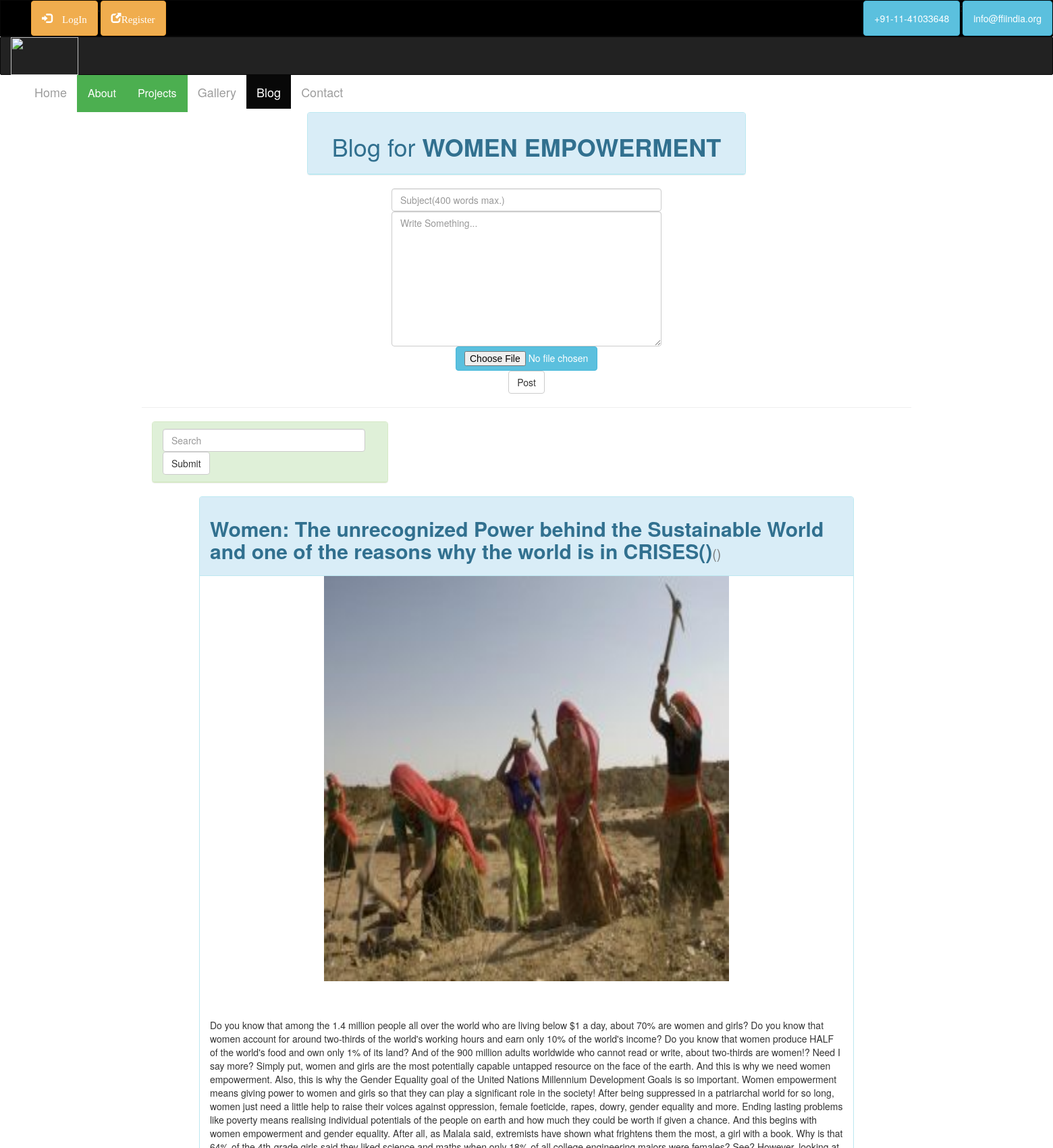
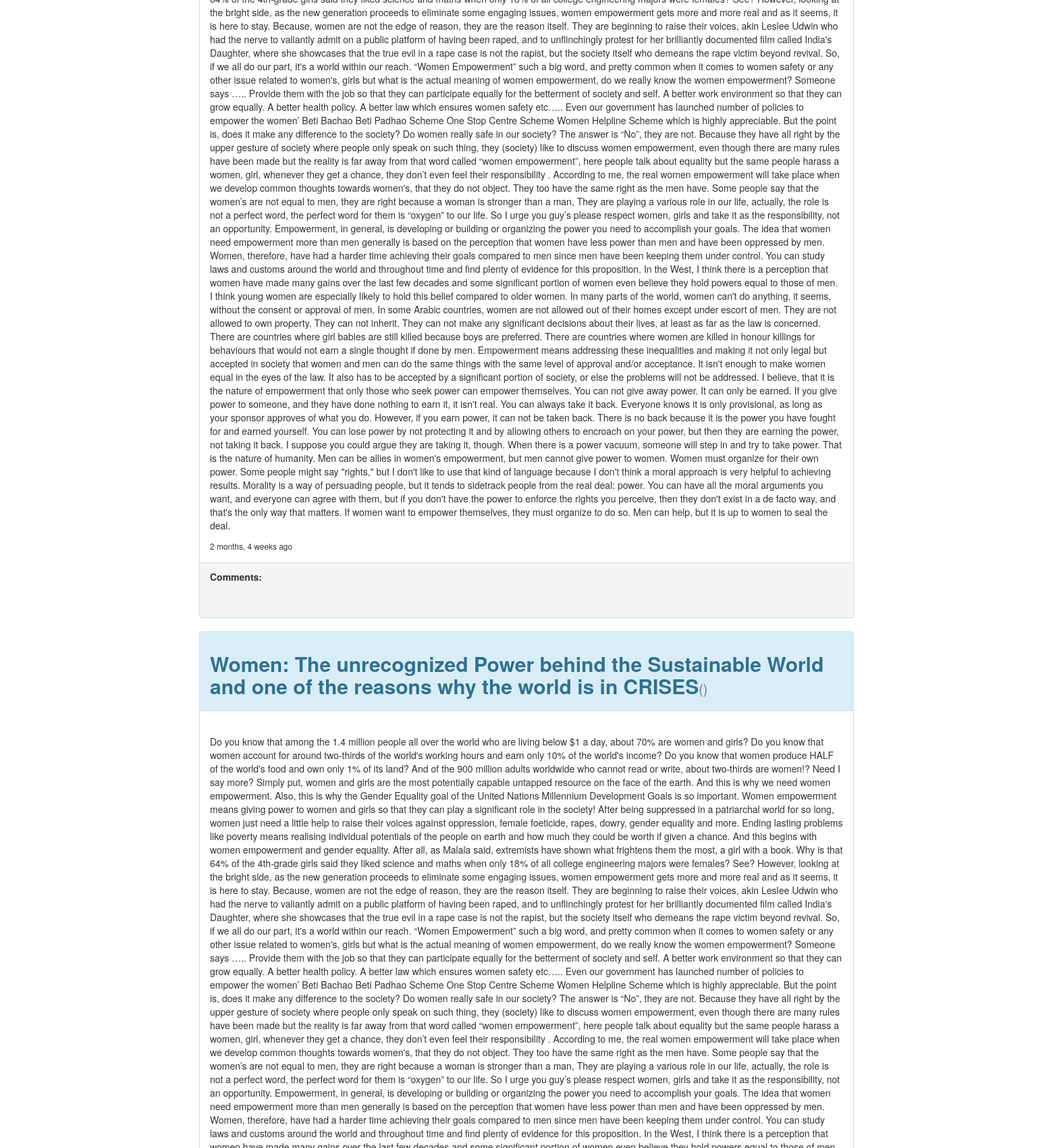
Screenshot of /blog/ (upper part) with the database file from the repository (2 pictures, top to bottom).
### nhdo_blog/models.py (models this page shows, shortened)
class Blog(models.Model):
    user = models.ForeignKey(User, blank=True, null=True)
    title = models.CharField(max_length=400)
    content = models.TextField()
    date = models.DateTimeField(auto_now=True, blank=True, null=True)
    pic = models.FileField(upload_to='images', blank=True, null=True)
    class Meta:
        ordering = ['-date']

### nhdo_blog/views.py (the view)
# urls.py: url(r'^blog/', include('nhdo_blog.urls')),
def blog(request):
    if request.method == "POST":
        form = BlogForm(request.POST,request.FILES)
        if form.is_valid():
            if request.user.is_authenticated():
                f = form.save(commit = False)
                f.user = request.user
                f.save()
            else:
                form.save()
            return redirect("blog")
    else:
        form = BlogForm()
    n = Blog.objects.all()
    n1 = Comment.objects.all()  # comment ka funct alag se bana hai...below!
    nav4="active"
    return render(request, 'nhdo_blog/main.html', {'text':n, 'form':form, 'nav4':nav4, 'comment':n1})

### nhdo_blog/forms.py
class BlogForm(forms.ModelForm):
    title=forms.CharField(max_length=400,widget=forms.TextInput(attrs={'placeholder': 'Title','class':'form-control','style':'width:400px;'}))
    content=forms.CharField(widget=forms.Textarea(attrs={'placeholder':'Whats on your Mind!', 'style':'resize:none;width:400px;height:200px','class':'form-control'}))
    pic = forms.FileField(required=False)
    class Meta:
        model = Blog
        fields = ['title','content','pic']

### templates/nhdo_blog/main.html (shortened to what this page needs)
{% extends 'base.html' %}
{% block content %}
<center>
    <div class="container" style="width:1000px">
        <div class="panel panel-info" style="width:650px">
            <div class="panel-heading"><h1>Blog for <b>WOMEN EMPOWERMENT</b></h1></div>
        </div>
    </div>
<form action="" method='post' enctype="multipart/form-data">
    <input type="text" style="width:400px" name="title" id="title" class="form-control" placeholder="Subject(400 words max.)" />
    <textarea style="width:400px;height:200px" name="content" id="content" class="form-control" placeholder="Write Something..."></textarea>
    <input type="file" style="width:210px" value="Pic" class="btn btn-info" name="pic" />
    <button id="button" type='submit' class="btn btn-default">Post</button>
</form>
<hr/>
</center>
<div class="container" style="">
    <div class="panel panel-success" style="width:350px">
        <div class="panel-heading">
            <form class="" action="{% url 'blog_search' %}" method="post" style="width:300px">
                <input type="text" class="form-control" placeholder="Search" name="search" id="search_box">
                <button type="submit" class="btn btn-default">Submit</button>
            </form>
        </div>
    </div>
</div>
<div class="container" style="width:1000px">
{% for i in text %}
        <div class="panel panel-info">
            <div class="panel-heading"><h2><b>{{ i.title }}</b><small>({{ i.user.username }})</small></h2></div>
            <center>
                {% if i.pic %}
                    <img src="{{i.pic.url}}" width="600px" height="600px" /><br><br>
                {% endif %}<br/>
            </center>
            <div class="panel-body" style=""><p>{{ i.content }}</p>
            <small>{{ i.date|timesince }} ago</small><br/>
            </div>
            <div class="panel-footer">
                <b>Comments:</b><br/>
                <br>
            </div>
        </div>
{% endfor %}
</div>
{% endblock %}

### templates/base.html (style rules this page uses)
body { background: #FFFFFF; }
body { font-family: "Lato", sans-serif; transition: background-color .5s; }

### rows the page displays
Blog: title "Women: The unrecognized Power behind the Sustainable World and one of the reasons why the world is in CRISES()", pic (picture), content "Do you know that among the 1.4 million people all over the world who are living below $1 a day, about 70% are women and girls? Do you know that women account for around two-thirds of the world's working hours and earn only 10% of the world's income? Do you know that women produce HALF of the world's food and own only 1% of its land? And of the 900 million adults worldwide who cannot read or write, about two-thirds are women!? Need I say more? Simply put, women and girls are the most potentially capable untapped resource on the face of the earth. And this is why we need women empowerment. Also, this is why the Gender Equality goal of the United Nations Millennium Development Goals is so…", date "2 months, 4 weeks"
Blog: title "Women: The unrecognized Power behind the Sustainable World and one of the reasons why the world is in CRISES"
